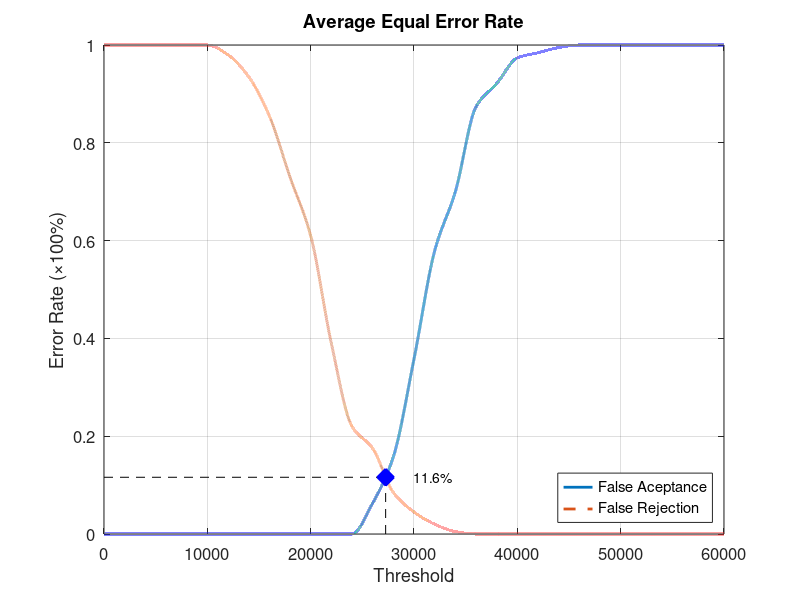
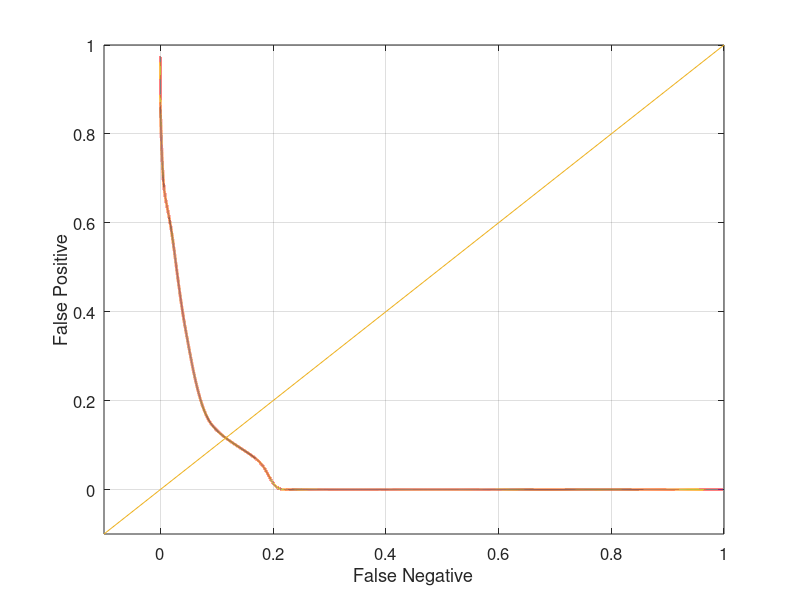

The MATLAB source for these figures, in order:
function yEER = Database3_4
close all;
clear;
clc;
x = 0:2000:60000;
xq = 0:0.5:60000;

y0 = [0 0 0 0 0 0 0 0 0 0 0 0 0 0.0631579 0.157895 0.357895 0.578947 0.7 0.873684 0.921053 0.973684 0.984211 0.994737 1 1 1 1 1 1 1 1];
yy0 = interp1(x, y0, xq, 'pchip');
y1 = [1 1 1 1 1 1 0.98 0.935 0.855 0.73 0.61 0.39 0.22 0.175 0.085 0.045 0.02 0.005 0 0 0 0 0 0 0 0 0 0 0 0 0];
yy1 = interp1(x, y1, xq, 'pchip');

% Calculating EER: 
y2 = abs(y0 - y1);
find(y2 == min(y2))
yy2 = abs(yy0 - yy1);
xEER = find(yy2 == min(yy2));
xEERIndex = xq(xEER) % X-axis EER
yEER = yy0(xEER) % Y-axis EER

main = figure
plot(xq, yy0,'-','LineWidth', 2);	hold on
plot(xq, yy1,'--','LineWidth', 2);	hold on
plot([xEERIndex xEERIndex], [0 yEER], 'k--');	hold on
plot([0 xEERIndex], [yEER yEER], 'k--');	hold on
plot(xEERIndex, yEER, 'bx', 'LineWidth', 10);	hold on
text(xEERIndex + 10 * xEERIndex / 100, yEER, [num2str(round((10000 * yEER)) / 100) '%'])
legend('False Aceptance', 'False Rejection', 'Location', 'SouthEast')
xlabel('Threshold')
ylabel('Error Rate (\times100%)')
title('Average Equal Error Rate')
set(gca, 'FontSize', 12)
axis([0 60000 0 1])
grid on

print(main, 'Database3_4Main', '-dpng');
FNRxFPR = figure('Color', [1 1 1]);
plot(yy1, yy0, '-', yy1, yy0, 'LineWidth', 2);
hold on
y = -0.1:0.1:1
plot(y, y); 
set(gca, 'FontSize', 12)
xlabel('False Negative')
ylabel('False Positive')
axis([-0.1 1 -0.1 1])
set(gca, 'FontSize', 12)
grid on

print(FNRxFPR, 'Database3_4FNRxFPR','-dpng');
end
